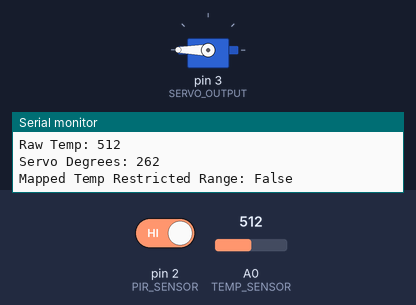
A program run on a simulated Arduino Uno, built with avr-gcc and run on an emulated ATmega328P. Parts: servo, the last lines printed to the serial monitor. The inputs (shaded band) are chosen by the test bench; at power-on: A0 (TEMP_SENSOR) = 512, pin 2 (PIR_SENSOR) HIGH.

Above: at 1.2 s.
1.3 s: A0 (TEMP_SENSOR) set to 306
At 2.5 s:
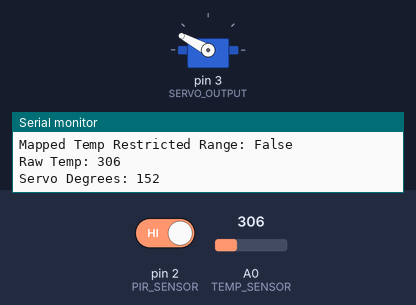
2.8 s: A0 (TEMP_SENSOR) set to 122
At 3.3 s:
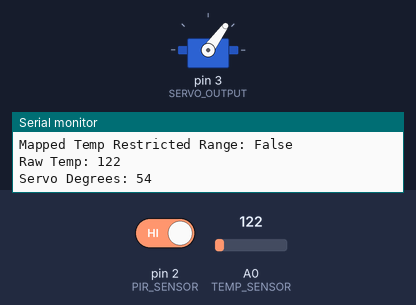
4.3 s: A0 (TEMP_SENSOR) set to 5
At 4.7 s:
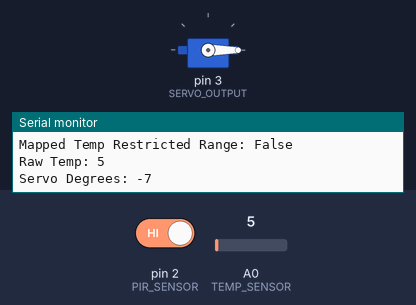
5.8 s: pin 2 (PIR_SENSOR) driven LOW
8.8 s: pin 2 (PIR_SENSOR) driven HIGH
At 9.6 s:
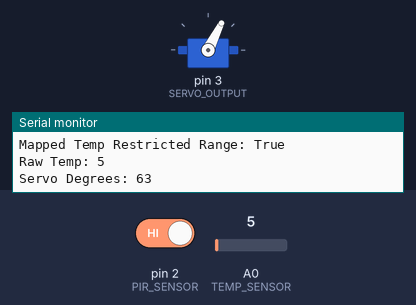
10.3 s: A0 (TEMP_SENSOR) set to 511
At 11.6 s:
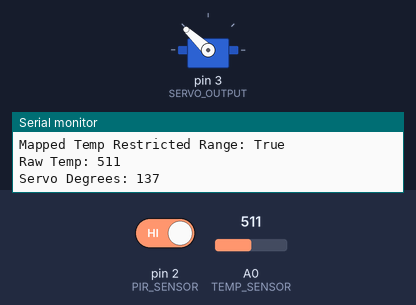
Timing chart, 0 to 12.8 s (numbered marks = the images above; inputs shaded):
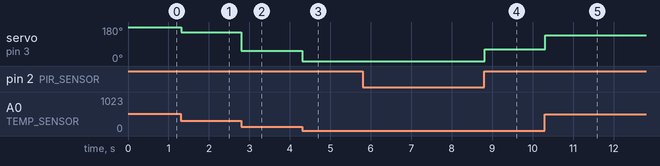

The program:

main.cpp
```cpp
/*
 * SIT315 M1.T3C - Multiple-Inputs Board
 * In this task, we are reading the output of a temperature sensor, and feeding it into a servo.
 * But this time using interrupts instead of polling.
 * We are then checking if motion has been detected and using that to restrict the movement
 *
 * The source code is hosted at https://github.com/Zylanx/SIT315
 * Run using PlatformIO
 */

#include <Arduino.h>

#include <Servo.h>

// Define interrupt context handler
#define ATOMIC(X) noInterrupts(); X; interrupts();

// Pin Definitions
#define TEMP_SENSOR A0
#define PIR_SENSOR 2  // We must use pin 2, only one of two pins to have a pin interrupt.
#define SERVO_OUTPUT 3

// Temperature Servo
// The servo will have the temperature sensor's output mapped to its input, from 0 to 180 degrees of movement.
Servo tempServo;

inline int tempMap(int rawTemp);
void setupInterrupts();


void setup()
{
    // Start the serial connection
    Serial.begin(115200);

    // Set up the temperature sensor, pir sensor, and servo pins
    pinMode(TEMP_SENSOR, INPUT);
    pinMode(PIR_SENSOR, INPUT);
    tempServo.attach(SERVO_OUTPUT);

    setupInterrupts();
}

void loop()
{
}

volatile bool motionSensed = false;

void motionSensorChanged()
{
    bool motion = digitalRead(PIR_SENSOR);

    Serial.print("Motion Now ");
    Serial.println(motion ? "Detected" : "Not Detected");

    motionSensed = motion;
}

// Set the angle of the servo based on the temperature
// It also reduces the range when
ISR(TIMER2_COMPA_vect)
{
    ATOMIC({
        // Divide the run-time by 15, since it can only be set down to ~60 hz.
        // The counter is static so it persists between calls
        static uint8_t divider = 0;
        if (divider++ >= 15)
        {
            divider = 0;
            return;
        }

        // Read and map the temperature sensor input - SENSE, then THINK
        int rawTemp = analogRead(A0);
        int mappedTemp = tempMap(rawTemp);

        // Output to the servo - ACT
        tempServo.write(mappedTemp);

        // Print the temperature inputs
        Serial.print("Raw Temp: ");
        Serial.println(rawTemp);
        Serial.print("Servo Degrees: ");
        Serial.println(mappedTemp);
        Serial.println(); // Slightly annoying that I have to do this. Alternative is one print with an sprintf into a buffer
    });
}

// Maps the temperature to the valid ranges.
// For the sim, these ranges are 20 to 358, corresponding to -40 c to 125 c.
// This range is mapped to the servo output range of 0 to 180 degrees.
//
// If the motion sensor detects movement then it restricts the movement further down.
inline int tempMap(int rawTemp)
{
    Serial.print("Mapped Temp Restricted Range: ");
    Serial.println(motionSensed ? "True" : "False");
    return (int)map(rawTemp, 20, 358, !motionSensed ? 0 : 65, !motionSensed ? 180 : 115);
}

void setupInterrupts()
{
    // Disable interrupts while setting up
    ATOMIC({
       // Clear registers
       TCCR2A = 0; // set entire TCCR2A register to 0
       TCCR2B = 0; // same for TCCR2B
       TCNT2  = 0; // initialize counter value to 0

       // set compare match register for 61.03515625 Hz increments
       OCR2A = 255; // 61.03515625 = 16000000 / ((255 + 1) * 1024) (must be <256)
       // turn on CTC mode
       TCCR2B |= (1 << WGM21);
       // Set CS22, CS21 and CS20 bits for 1024 prescaler
       TCCR2B |= (1 << CS22) | (1 << CS21) | (1 << CS20);
       // enable timer compare interrupt
       TIMSK2 |= (1 << OCIE2A);

       // Setup the PIR sensor
       attachInterrupt(digitalPinToInterrupt(PIR_SENSOR), motionSensorChanged, CHANGE);
   });
}
```

Measured:
- after the input at 1.3 s, servo on pin 3 (SERVO_OUTPUT): 180° → 152° at once
- after the input at 2.8 s, servo on pin 3 (SERVO_OUTPUT): 152° → 54° at once
- after the input at 4.3 s, servo on pin 3 (SERVO_OUTPUT): 54° → 0° at once
- after the input at 8.8 s, servo on pin 3 (SERVO_OUTPUT): 0° → 63° at once
- after the input at 10.3 s, servo on pin 3 (SERVO_OUTPUT): 63° → 137° at once
